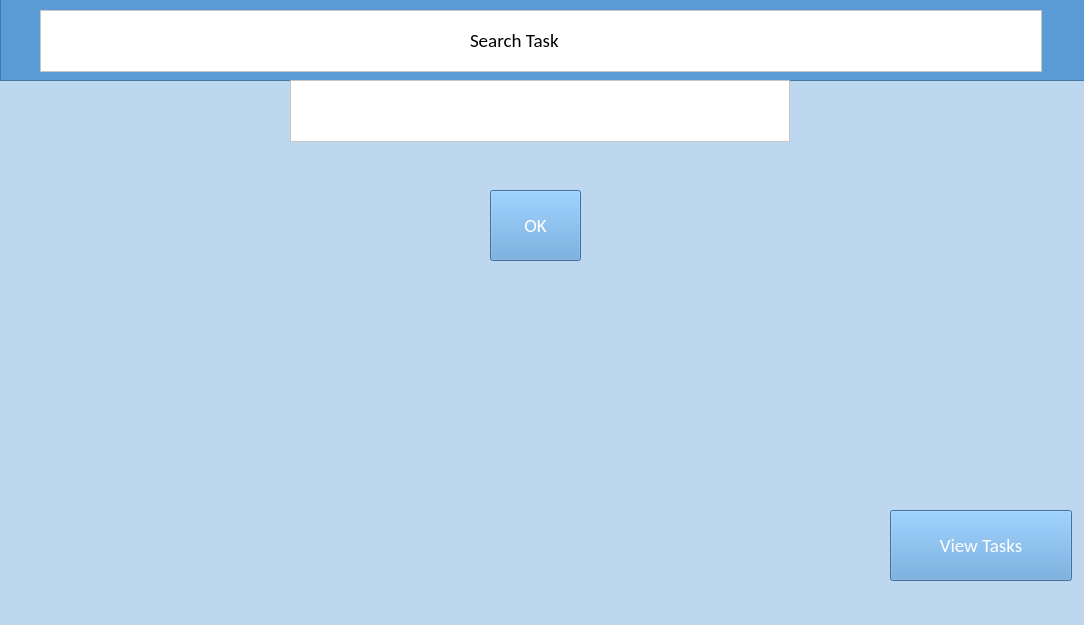
<?xml version="1.0" encoding="UTF-8"?>
<ui version="4.0">
 <class>TaskExists</class>
 <widget class="QMainWindow" name="TaskExists">
  <property name="geometry">
   <rect>
    <x>0</x>
    <y>0</y>
    <width>1084</width>
    <height>625</height>
   </rect>
  </property>
  <property name="sizePolicy">
   <sizepolicy hsizetype="Expanding" vsizetype="Expanding">
    <horstretch>0</horstretch>
    <verstretch>0</verstretch>
   </sizepolicy>
  </property>
  <property name="maximumSize">
   <size>
    <width>1084</width>
    <height>625</height>
   </size>
  </property>
  <property name="font">
   <font>
    <family>Calibri</family>
    <pointsize>14</pointsize>
   </font>
  </property>
  <property name="windowTitle">
   <string>MainWindow</string>
  </property>
  <property name="autoFillBackground">
   <bool>false</bool>
  </property>
  <property name="styleSheet">
   <string notr="true">background-color: rgb(189, 215, 238);
border-color: rgb(170, 170, 255);</string>
  </property>
  <widget class="QWidget" name="centralwidget">
   <widget class="QFrame" name="TitleBack">
    <property name="geometry">
     <rect>
      <x>0</x>
      <y>-10</y>
      <width>1091</width>
      <height>91</height>
     </rect>
    </property>
    <property name="styleSheet">
     <string notr="true">background-color: rgb(91, 155, 213);</string>
    </property>
    <property name="frameShape">
     <enum>QFrame::StyledPanel</enum>
    </property>
    <property name="frameShadow">
     <enum>QFrame::Raised</enum>
    </property>
    <widget class="QFrame" name="TitleBack2">
     <property name="geometry">
      <rect>
       <x>40</x>
       <y>20</y>
       <width>1002</width>
       <height>62</height>
      </rect>
     </property>
     <property name="styleSheet">
      <string notr="true">border-color: rgb(0, 0, 0);
background-color: rgb(255, 255, 255);</string>
     </property>
     <property name="frameShape">
      <enum>QFrame::StyledPanel</enum>
     </property>
     <property name="frameShadow">
      <enum>QFrame::Raised</enum>
     </property>
     <widget class="QLabel" name="Title">
      <property name="geometry">
       <rect>
        <x>430</x>
        <y>10</y>
        <width>140</width>
        <height>40</height>
       </rect>
      </property>
      <property name="font">
       <font>
        <family>Calibri</family>
        <pointsize>14</pointsize>
       </font>
      </property>
      <property name="text">
       <string>Search Task</string>
      </property>
     </widget>
    </widget>
   </widget>
   <widget class="QPlainTextEdit" name="SearchBox">
    <property name="geometry">
     <rect>
      <x>290</x>
      <y>80</y>
      <width>500</width>
      <height>62</height>
     </rect>
    </property>
    <property name="font">
     <font>
      <pointsize>20</pointsize>
     </font>
    </property>
    <property name="styleSheet">
     <string notr="true">background-color: rgb(255, 255, 255);</string>
    </property>
    <property name="plainText">
     <string/>
    </property>
   </widget>
   <widget class="QPushButton" name="OKBtn">
    <property name="geometry">
     <rect>
      <x>490</x>
      <y>190</y>
      <width>91</width>
      <height>71</height>
     </rect>
    </property>
    <property name="font">
     <font>
      <family>Calibri</family>
      <pointsize>14</pointsize>
     </font>
    </property>
    <property name="styleSheet">
     <string notr="true">background-color: rgb(91, 155, 213);
color: rgb(255, 255, 255);</string>
    </property>
    <property name="text">
     <string>OK</string>
    </property>
   </widget>
   <widget class="QPushButton" name="ViewTasksBtn">
    <property name="geometry">
     <rect>
      <x>890</x>
      <y>510</y>
      <width>182</width>
      <height>71</height>
     </rect>
    </property>
    <property name="font">
     <font>
      <family>Calibri</family>
      <pointsize>14</pointsize>
     </font>
    </property>
    <property name="styleSheet">
     <string notr="true">background-color: rgb(91, 155, 213);
color: rgb(255, 255, 255);</string>
    </property>
    <property name="text">
     <string>View Tasks</string>
    </property>
   </widget>
  </widget>
  <widget class="QMenuBar" name="menubar">
   <property name="geometry">
    <rect>
     <x>0</x>
     <y>0</y>
     <width>1084</width>
     <height>18</height>
    </rect>
   </property>
  </widget>
  <widget class="QStatusBar" name="statusbar"/>
 </widget>
 <resources/>
 <connections/>
</ui>
